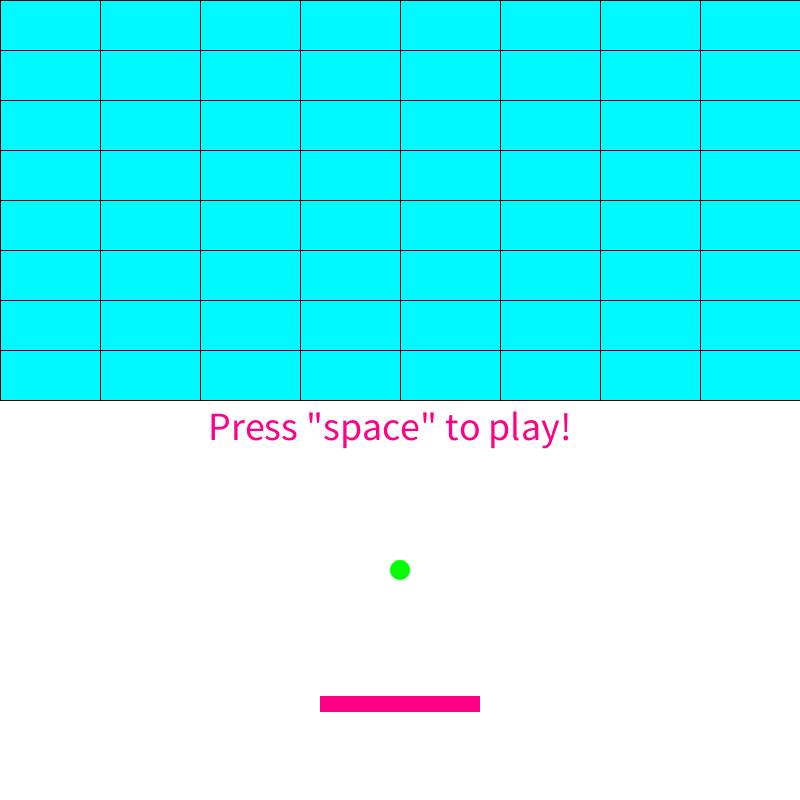
Frame 1 (no input)
Frame 60 (the mouse pressed at the canvas centre just before this capture): identical to frame 1, image omitted
Frame 120 (the mouse held since frame 60 and released just before this capture): identical to frame 1, image omitted

The Processing sketch that drew this single still picture (run headless with seeded random() and noise(); from frame 60 on, the mouse is pressed at the canvas centre):

// Processing sketch: sample
// ── sample.pde
float balx, baly;                            //ボールの座標
float barx, barbx, bary, barw, barh, barvx;  //バーの座標、ひとつ前のフレームの座標、幅、速度
int bwn, bhn, bw, bh;                        //ブロックの個数、幅
int balr;                                    //ボールの直径
boolean start;                               //trueならゲームスタート

class Block{
  int x, y;            //左上の座標
  boolean visible;     //表示・非表示
  
  //初期化
  Block(int i, int j){
    x = j*bw;
    y = i*bh;
    visible = true;
  }
  
  //描画
  void drawer(){
    if(visible)  rect(x, y, bw, bh);
  }
  
  //ブロックとボールのあたり判定
  boolean dicision(){
    
    //ボールが上から来ていたならupflag = true
    boolean upflag = false;
    boolean downflag = false;
    boolean leftflag = false;
    boolean rightflag = false;
    
    if(visible){
      if(x < balx - balr/2 && x + bw > balx - balr/2){
        rightflag = true;
      }
      if(x < balx + balr/2 && x + bw > balx + balr/2){
        leftflag = true;
      }
      if(y < baly - balr/2 && y + bh > baly - balr/2){
        downflag = true;
      }
      if(y < baly + balr/2 && y + bh > baly + balr/2){
        upflag = true;
      }
      if((upflag || downflag) && (leftflag || rightflag)){
        visible = false;

        if(upflag && downflag)     balv.x *= -1;
        if(leftflag && rightflag)  balv.y *= -1;
        
        if(!(upflag && downflag) && !(leftflag && rightflag)){
          if(upflag){
            if(rightflag)    balv.x = abs(balv.x);
            if(leftflag)     balv.x = abs(balv.x)*(-1);
            balv.y = abs(balv.y)*(-1);
          }
          if(downflag){
            if(rightflag)    balv.x = abs(balv.x);
            if(leftflag)     balv.x = abs(balv.x)*(-1);
            balv.y = abs(balv.y);
          }
        }
        
        println("a");
        
        return false;
      }
    }
    
    return true;
  }
}

Block[][] blocks;      //ブロックの配列
PVector balv;          //ボールの速度ベクトル

void setup(){
  size(800, 800);
  init();
}


//初期化用関数
void init(){
  
  //各種初期値設定
  bwn = 8;
  bhn = 8;
  barw = width/5;
  barh = height/50;
  barx = barbx = width/2;
  bary = height/50*44;
  balx = width/2;
  baly = height/7*5;
  balv = new PVector(1, 3);
  balv.setMag(14);
  balr = 20;
  bw = width/bwn;
  bh = (height/2)/bhn;
  start = false;
  
  //ブロック生成
  blocks = new Block[bhn][bwn];
  
  for(int i = 0; i < bhn; i++){
    for(int j = 0; j < bwn; j++){
      blocks[i][j] = new Block(i, j);
    }
  }
  
  //最初の描画
  drawing();
  textSize(40);
  text("Press \"space\" to play!", width/50*13, height/9*5);
}

void draw(){
  if(start){
    process();    //処理
    drawing();    //描画
  }
}

//処理用関数
void process(){
  
  //1フレーム前の座標を代入
  barbx = barx;
  
  //座標移動
  barx = mouseX;
  balx += balv.x;
  baly += balv.y;
  
  barvx = barx - barbx;  //バーの速度を代入

  //各種あたり判定
  //ボールとバー
  dicision();
  
  //ボールとブロック
  boolean schange = true;
  for(int i = 0; i < bhn; i++){
    for(int j = 0; j < bwn; j++){
      schange = schange && blocks[i][j].dicision();
    }
  }
  
  println("balx: "+balx+" baly: "+baly);
}

//描画用関数
void drawing(){
  background(255);
  
  //ブロック
  fill(0, 250, 255);
  stroke(1);
  for(int i = 0; i < bhn; i++){
    for(int j = 0; j < bwn; j++){
      blocks[i][j].drawer();
    }
  }
  
  //ボールとバー
  noStroke();
  fill(0, 255, 0);
  ellipse(balx, baly, balr, balr);
  fill(255, 0, 134);
  rect(barx - barw/2, bary - barh/2, barw, barh);
}

void dicision(){
  //バーが画面外に行かないように
  if(barx < barw/2)           barx = barw/2;
  if(barx > width - barw/2)   barx = width - barw/2;
  
  //ボールが画面外に行かないように
  if(balx < balr/2){
    balx = balr/2;
    balv.x *= -1;
  }
  if(balx > width - balr/2){
    balx = width - balr/2;
    balv.x *= -1;
  }
  if(baly < balr/2){
    baly = balr/2;
    balv.y *= -1;
  }
  
  //ボールとバーのあたり判定
  if(balx > barx - barw/2 && balx < barx + barw/2){
    if(baly + balr/2 > bary - barh/2 && baly - balr/2 < bary + barh/2){
      baly = bary - barh/2 - balr/2;
      balv.y *= -1;
    }
  }
}

//スペースキーを押したらスタート
void keyPressed(){
  if(key == ' ')  start = true;
}
  
  
  
  
  
  
  
  
  
  
  
  
  
  
  
  
  
  
  
